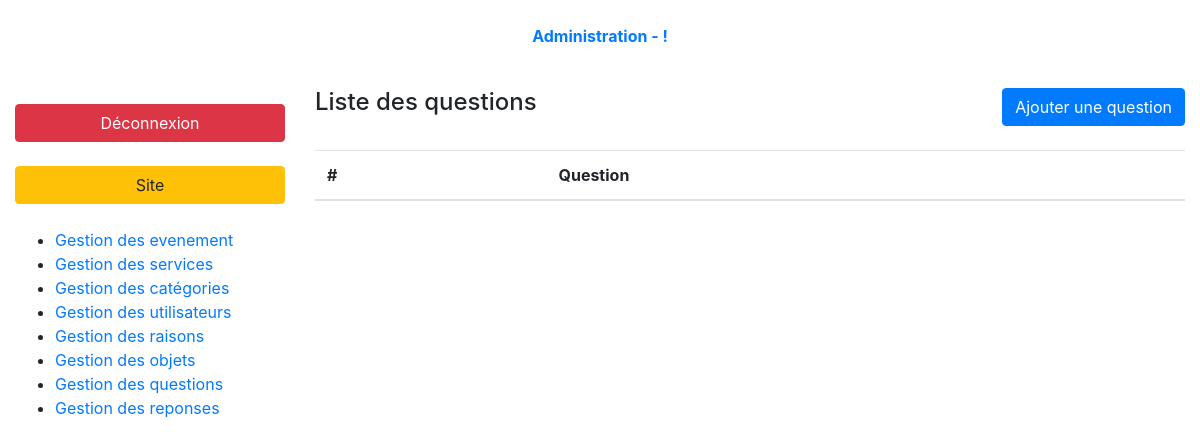
/index.php?page=admin-questions-list (signed in), run on an earlier commit of the app's database.
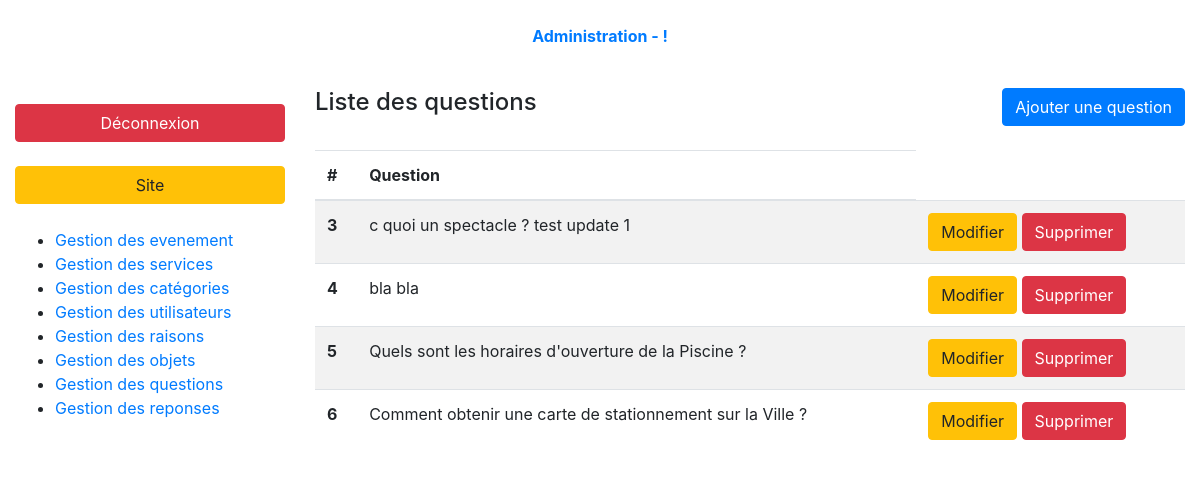
And on a later commit of the database.
### tables this page shows
CREATE TABLE `faq_questions` (
  `id` int(10) UNSIGNED NOT NULL,
  `question` text NOT NULL,
  `category_id` int(10) UNSIGNED NOT NULL
);

### controller/backend/questions.php (called while the page is built, shortened)
<?php
require_once ('././model/questions.php');
function questionsList(){
    $questions = getQuestions(FALSE);
    require_once './views/backend/questionsList.php';
}

### model/questions.php (called while the page is built, shortened)
<?php
function getQuestions($questionId = FALSE)
{
    $db = dbConnect();
    $queryString = 'SELECT *';
    $queryString .= ' FROM faq_questions';
    $query = $db->prepare($queryString);
    if (!$questionId){
        $query->execute();
        return $query->fetchAll();
    }
    else{
        $query->execute(['id' => $questionId]);
        return $query->fetch(PDO::FETCH_ASSOC);
    }
}

### views/backend/questionsList.php (the view, shortened to what this page needs)
    <div class="container-fluid">
        <?php require '././partials/backend/header.php'; ?>
        <div class="row my-3 index-content">
            <?php require '././partials/backend/nav.php'; ?>
            <section class="col-9">
                <header class="pb-4 d-flex justify-content-between">
                    <h4>Liste des questions</h4>
                    <a class="btn btn-primary" href="index.php?page=admin-questions-form">Ajouter une question</a>
                </header>
                <table class="table table-striped">
                    <thead>
                    <tr>
                        <th>#</th>
                        <th>Question</th>
                    </tr>
                    </thead>
                    <tbody>
                    <?php foreach($questions as $question): ?>
                        <tr>
                            <th><?= $question['id'];?></th>
                            <td><?= $question['question'];?></td>
                            <td>
                                <a href="index.php?page=admin-questions-form&question-id=<?= $question['id'];?>&action=edit" class="btn btn-warning">Modifier</a>
                                <a onclick="return confirm('Are you sure?')" href="index.php?page=admin-questions-list&question-id=<?= $question['id'];?>&action=delete" class="btn btn-danger">Supprimer</a>
                            </td>
                        </tr>
                    <?php endforeach; ?>
                    </tbody>
                </table>
            </section>
        </div>
    </div>
<?php require 'layout.php'; ?>

What changed in the data, as far as the page shows it:
added faq_questions: id "3", question "c quoi un spectacle ? test update 1"
added faq_questions: id "4", question "bla bla"
added faq_questions: id "5", question "Quels sont les horaires d'ouverture de la Piscine ?"
added faq_questions: id "6", question "Comment obtenir une carte de stationnement sur la Ville ?"
